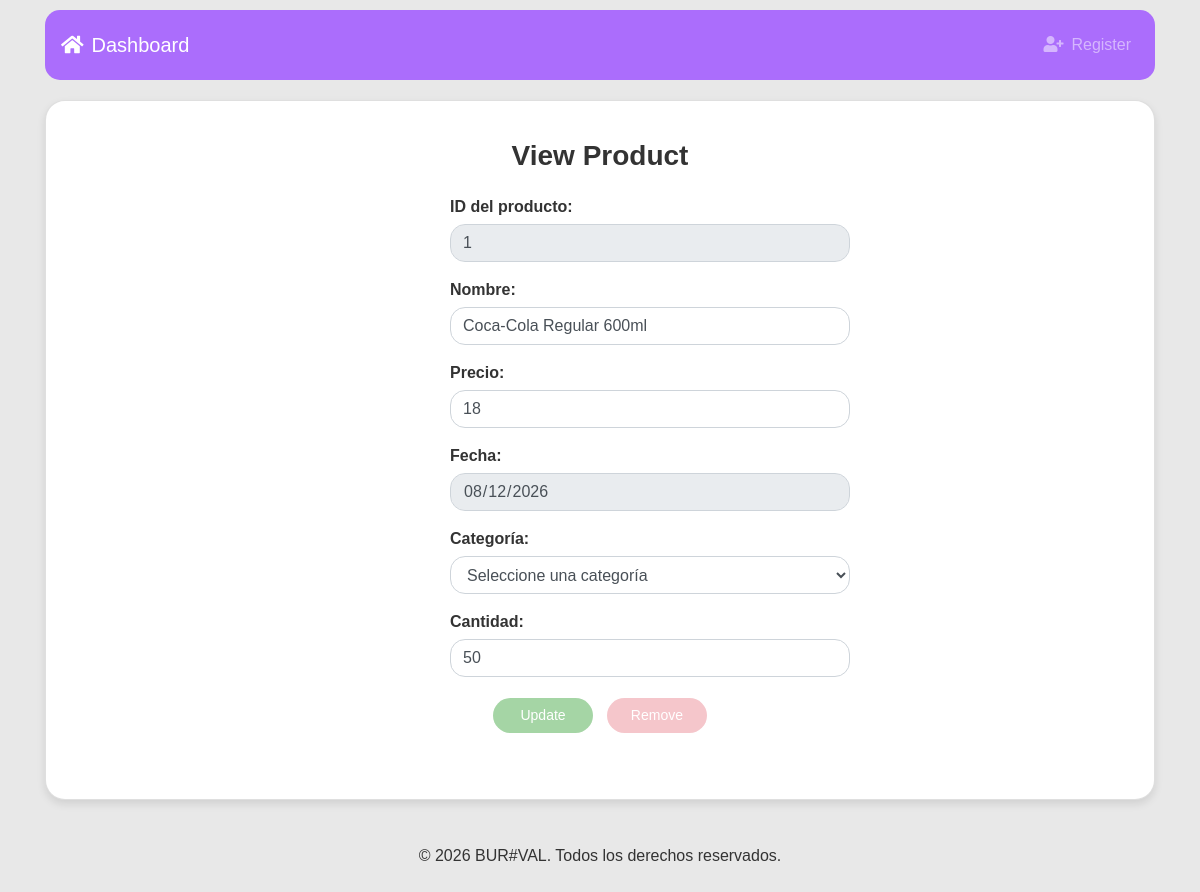
/Admin_Panel_Management_PHP_MYSQL-master/viewProduct.php?id=1, run on the app's committed database.
### tables this page shows
CREATE TABLE `tbl_product` (
  `id_product` int(11) NOT NULL AUTO_INCREMENT,
  `Name` varchar(100) NOT NULL,
  `Price` int(11) NOT NULL,
  `Date` date NOT NULL,
  `Category` varchar(50) NOT NULL,
  `Amount` int(11) NOT NULL,
  PRIMARY KEY (`id_product`)
);

### Admin_Panel_Management_PHP_MYSQL-master/classes/Product.php (called while the page is built, shortened)
<?php
class Product {
  private $db;
  public function __construct() {
    $this->db = new mysqli("localhost", "root", "", "db_admin");
  }
public function getProductById($id_product) {
  $sql = "SELECT * FROM tbl_product WHERE id_product = ?";
  $stmt = $this->db->prepare($sql);
  $stmt->bind_param("i", $id_product);
  $stmt->execute();
  $result = $stmt->get_result();
  $product = $result->fetch_object();
  return $product;
}
}
?>

### Admin_Panel_Management_PHP_MYSQL-master/viewProduct.php (the view, shortened to what this page needs)
<?php
include 'inc/header.php';
require_once 'classes/Product.php';
$product = new Product();
if (isset($_GET['id'])) {
    $id_product = (int) preg_replace('/[^a-zA-Z0-9-]/', '', $_GET['id']);
}
$getproductInfo = $product->getProductById($id_product);
?>
<div class="card" style="width: 100%;  margin: 20px auto; padding: 20px; height: 700px; font-size: 14px; border-radius: 20px; box-shadow: 0px 4px 8px rgba(0, 0, 0, 0.1);">
    <div class="card-body">
        <h3 style="font-size: 28px; text-align: center;">View Product</h3>
        <?php if ($getproductInfo) { ?>
            <div style="display: flex; flex-direction: column; align-items: center;">
                <form action="" method="POST" style="width: 100%; max-width: 300px;">
                    <div class="form-group pt-3">
                        <label for="id_product">ID del producto:</label>
                        <input type="text" value="<?php echo $getproductInfo->id_product; ?>" name="id_product" class="form-control" readonly style="width: 400px; margin: 0 auto;">
                    </div>
                    <div class="form-group">
                        <label for="name">Nombre:</label>
                        <input type="text" id="name" value="<?php echo $getproductInfo->Name; ?>" name="name" class="form-control" required style="width:  400px; margin: 0 auto;">
                    </div>
                    <div class="form-group">
                        <label for="price">Precio:</label>
                        <input type="text" id="price" name="price" value="<?php echo $getproductInfo->Price; ?>" class="form-control" required style="width:  400px; margin: 0 auto;">
                    </div>
                    <div class="form-group">
                        <label for="date">Fecha:</label>
                        <input type="date" id="date" name="date" value="<?php echo date('Y-m-d'); ?>" class="form-control" readonly required style="width:  400px; margin: 0 auto;">
                    </div>
                    <div class="form-group">
                        <label for="category">Categoría:</label>
                        <select id="category" name="category" class="form-control" required style="width:  400px; margin: 0 auto;">
                            <option value="">Seleccione una categoría</option>
                        </select>
                    </div>
                    <div class="form-group">
                        <label for="amount">Cantidad:</label>
                        <input type="number" id="amount" name="amount" value="<?php echo $getproductInfo->Amount; ?>" class="form-control" required style="width:  400px; margin: 0 auto;">
                    </div>
                    <div class="form-group text-center mt-3">
                        <button type="submit" name="update" class="btn" style="background-color: #a5d5a5; color: white; font-size: 14px; border-radius: 20px; width: 100px; margin: 5px;">Update</button>
                        <button type="submit" name="delete" class="btn" style="background-color: #f5c6cb; color: white; font-size: 14px; border-radius: 20px; width: 100px; margin: 5px;">Remove</button>
                    </div>
                </form>
            </div>
        <?php } else { ?>
            <div class="form-group text-center">
                <a class="btn" href="showProduct.php" style="background-color: #add8e6; color: white; font-size: 14px; border-radius: 20px;">Ok</a>
            </div>
        <?php } ?>
    </div>
</div>
<?php
include 'inc/footer.php';
?>

### Admin_Panel_Management_PHP_MYSQL-master/assets/style.css (style rules this page uses)
.card-body { background: white; justify-content: center; align-items: center; height: 100vh; margin: 0; font-family: 'Blinker', sans-serif; }
h1, h2, h3, h4, h5, h6 { color: #222; font-family: 'Blinker', sans-serif; font-weight: 400; margin-top: 0; }
label { display: block; margin-bottom: 5px; font-family: 'Blinker', sans-serif; font-size: 16px; font-weight: bold; color: #333; }
h3 { font-size: 24px; line-height: 30px; }

### Admin_Panel_Management_PHP_MYSQL-master/inc/header.php (style rules this page uses)
body { background: #e8e8e8; display: flex; justify-content: center; align-items: center; margin: 0%; font-family: Arial, sans-serif; }
h3 { font-family: 'Blinker', sans-serif; font-size: 40px; font-weight: bold; color: #333; }
input { display: block; width: 100%; margin-bottom: 10px; padding: 10px; border: 6px solid #ccc; border-radius: 10px; font-family: 'Blinker', sans-serif; font-size: 18px; }
label { display: block; margin-bottom: 5px; font-family: 'Blinker', sans-serif; font-size: 16px; font-weight: bold; color: #333; }

### Admin_Panel_Management_PHP_MYSQL-master/viewProduct.php (style rules this page uses)
.form-control { border-radius: 15px; }
.card { border-radius: 20px; margin: 20px; }
.card-body { border-radius: 20px; background-color: white; padding: 20px; }

### data on the page
tbl_product: id_product "1", name "Coca-Cola Regular 600ml", price "18", amount "50"
